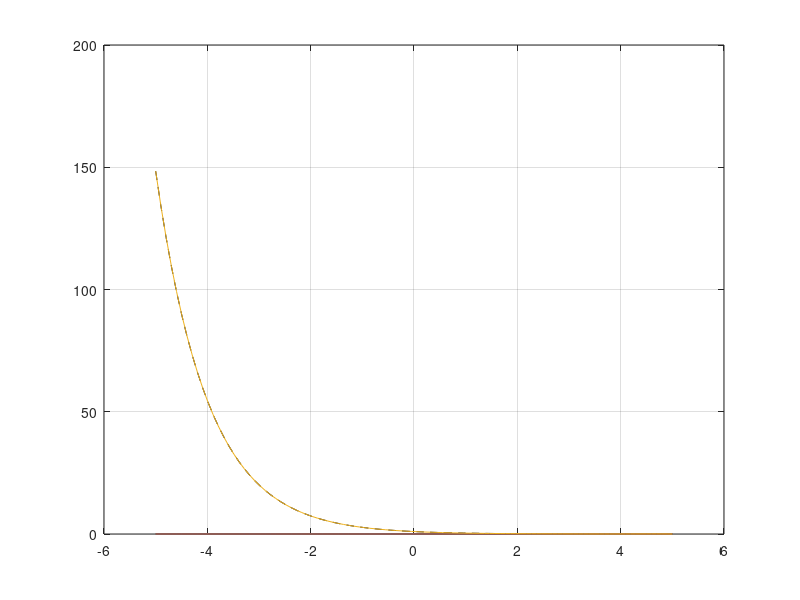
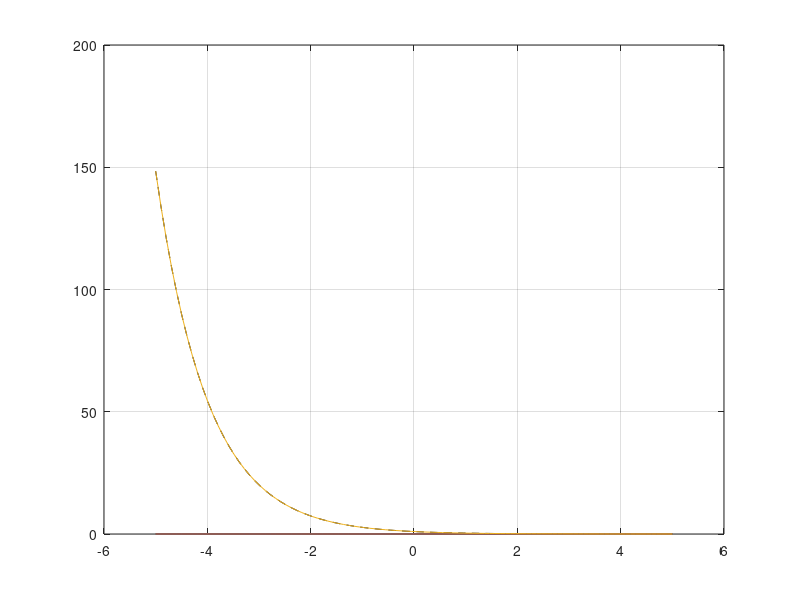
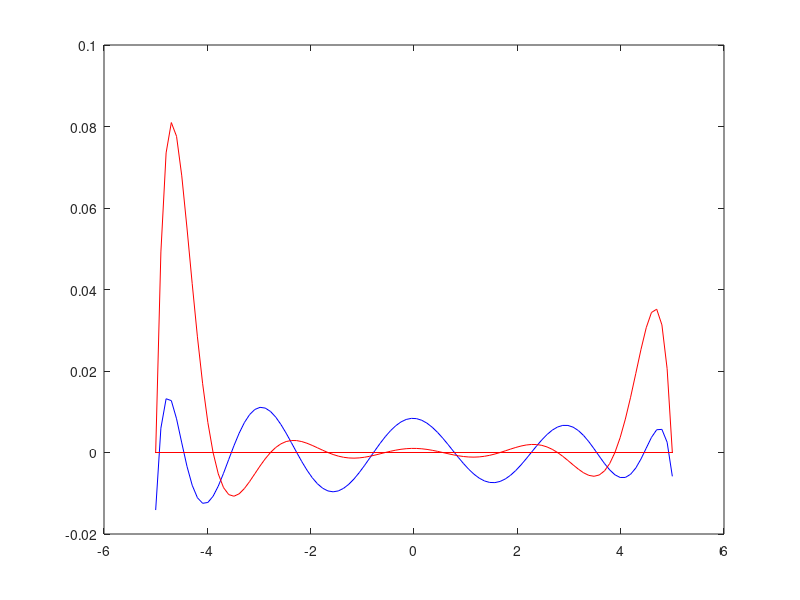

MATLAB code to generate these figures, in order:


a = -5;                                   
b =  5;                                    % Domain of the function
min_n =10;                                  % minimun number of polynomials to be estimated  
max_n = 10;                                 % max number of polynomials to be estimated  
xx = linspace( a, b, 100 );                % data to evaluate the functions don't confuse with the interpolation data
Lagrange_approx = zeros(max_n,length(xx)); %Big matrix to put eac interpolating polynomial
error = zeros(max_n,length(xx));           % Big matrix to put the errors

for n=min_n:max_n;

x = zeros(1,n); 
for jj=1:n;
    x(1,jj)=a+((jj-1)/(n-1))*(b-a);
end

%figure(1); clf; hold on;


Lagrange = ones(n,length(xx));

for j = 1:n
L = ones( size(xx) );
for k = 1:n
if (k == j), continue;
end
L = L .* (xx - x(k))./(x(j) - x(k));
end
Lagrange(j,:) = L;
%plot( xx, L, '-k', 'LineWidth', 1.5 );
%text( x(j), 1.1, sprintf( 'L_%d(x)', j ) );
end

%plot( x, ones( size(x) ), '.b', 'MarkerSize', 18 );
%plot( x, zeros( size(x) ), 'sr' );
%axis( [min(x)-0.2, max(x)+0.2, ceil(min(L))-1.0, floor(max(L))+0.5] );
%title('Lagrange Basis Functions');


% Chossing the function f 
%ff = 1./(1+x.^2);
%ffval = 1./(1+xx.^2);

%ff = exp(-4.*x.^2);
%ffval = exp(-4.*xx.^2);

ff = exp(-x);
ffval = exp(-xx);

Lagrange_approx(n,:)= ff*Lagrange;
error(n,:) = -ffval+Lagrange_approx(n,:);

end

figure;
plot(xx,ffval,'--k');
hold on;
plot(xx,Lagrange_approx);
%axis( [min(x)-0.2, max(x)+0.2, ceil(min(L))-1.5, floor(max(L))+1.5] );
%plot( x, ones( size(x) ), '.b', 'MarkerSize', 18 );
%plot( x, zeros( size(x) ), 'sr' );
grid on;

%saving the error
error_uniform_nodes = error;

%figure;
%plot(xx,error);

hh= max_n-min_n;
maxerror_uniform = zeros(hh,1);
for k=min_n:max_n
maxerror_uniform(k,1) = max(abs(error_uniform_nodes(k,:)));
end



%% 

for n=min_n:max_n;

%Cheby nodes    
x_k = zeros(1,n);                            %Chebyshev nodes for [-1,1]
for jj=1:n;
    x_k(1,jj)=cos(((2*jj-1)/(2*n))*pi);
end

%Adjusting the nodes to [a,b]
x = zeros(1,n);                              %Chebyshev nodes for [a,b]
for jj=1:n;
    x(1,jj)= (x_k(1,jj)+1)*((b-a)/2) + a;
end

%figure(1); clf; hold on;

Lagrange = ones(n,length(xx));

for j = 1:n
L = ones( size(xx) );
for k = 1:n
if (k == j), continue;
end
L = L .* (xx - x(k))./(x(j) - x(k));
end
Lagrange(j,:) = L;
end

% Chossing the function f 
%ff = 1./(1+x.^2);
%ffval = 1./(1+xx.^2);

%ff = exp(-4.*x.^2);
%ffval = exp(-4.*xx.^2);

ff = exp(-x);
ffval = exp(-xx);

Lagrange_approx(n,:)= ff*Lagrange;
error(n,:) = -ffval+Lagrange_approx(n,:);

end

figure;
plot(xx,ffval,'--k');
hold on;
plot(xx,Lagrange_approx);
%axis( [min(x)-0.2, max(x)+0.2, ceil(min(L))-1.5, floor(max(L))+1.5] );
%plot( x, ones( size(x) ), '.b', 'MarkerSize', 18 );
%plot( x, zeros( size(x) ), 'sr' );
grid on;

error_cheby_nodes = error;

figure;
plot(xx,error_cheby_nodes,'b');
hold on;
plot(xx,error_uniform_nodes,'r');

hh= max_n-min_n;
maxerror_cheby = zeros(hh,1);
for k=min_n:max_n
maxerror_cheby(k,1) = max(abs(error_cheby_nodes(k,:)));
end

